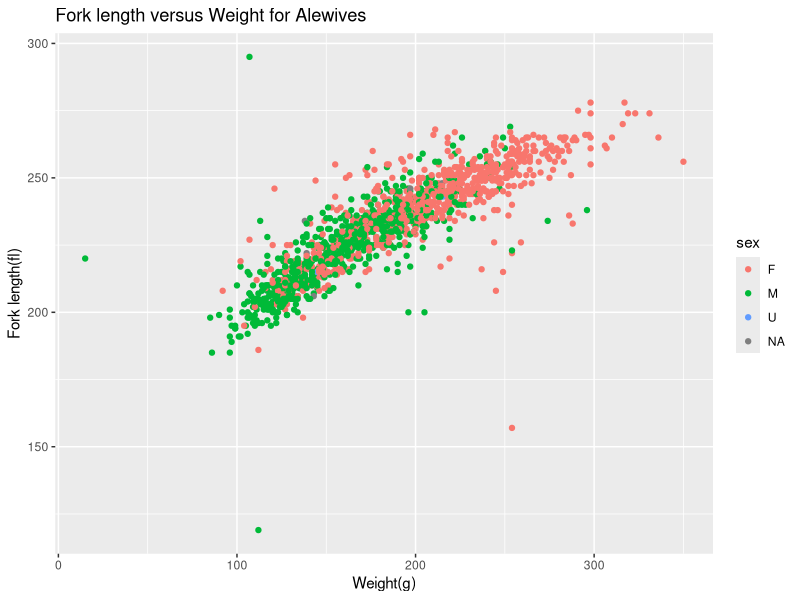
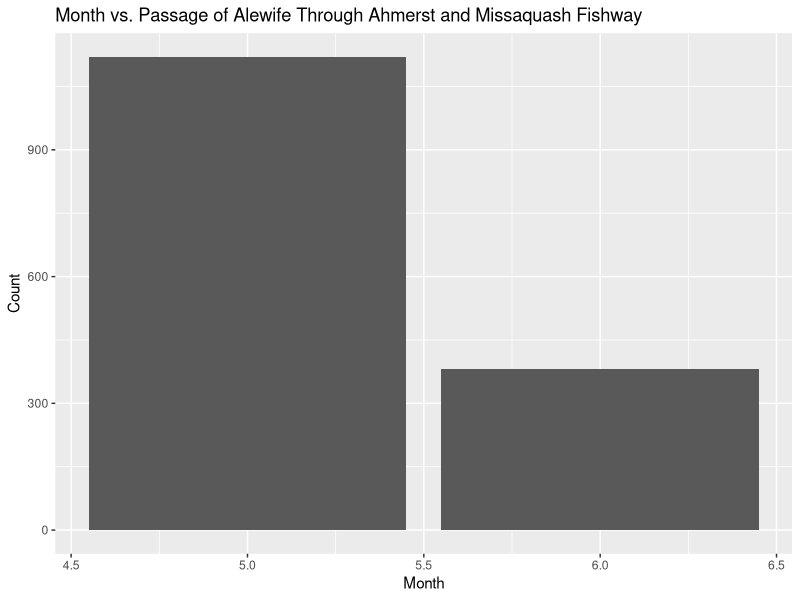
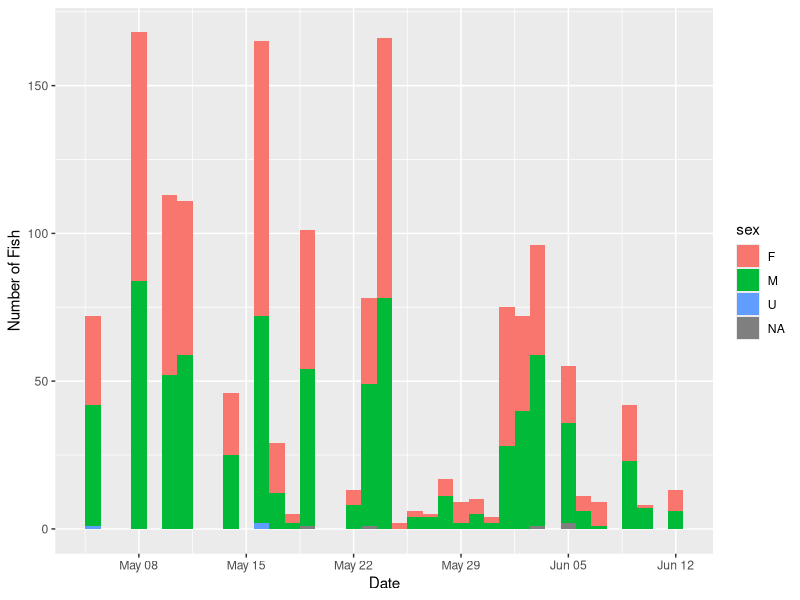
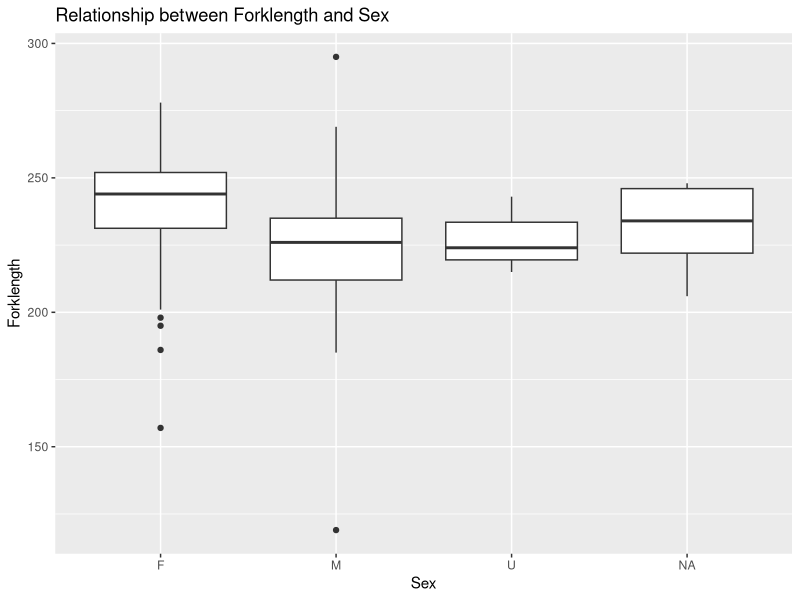

Source code (R) for these figures, in order:
## ---- chunk 1

## ---- chunk 2
knitr::opts_chunk$set(echo = TRUE)
## ---- chunk 3
library("tidyverse")

alewife17 <- read.csv("alewife13_17.csv", na = c("na", "NA"))
names(alewife17)

sapply(alewife17,class)



## ---- chunk 4

alewife17$pit <- as.character(alewife17$pit)
## ---- chunk 5
alewife17.df <- filter(alewife17, y==2017)
## ---- chunk 6

alewife17.df %>%
  count(sx)

## ---- chunk 7
aw.df <- mutate(alewife17.df, 
                sex = toupper(str_trim(sx)), 
                sex = ifelse(sex %in% c("-","?", "NA"), "U", sex))
# check
with(aw.df, table(sex, sx))
## ---- chunk 8
aw.df$sx <- NULL
## ---- chunk 9
aw.df <- mutate(aw.df,w = ifelse(w %in% c("na"), "NA", w))
View(aw.df)
## ---- chunk 10
ggplot(data= aw.df,mapping= aes(x=w,y=fl,colour=sex),position="jitter")+
  geom_point()+
  ggtitle("Fork length versus Weight for Alewives")+
  xlab("Weight(g)")+
  ylab("Fork length(fl)")

#can't get the x axis to work...
## ---- chunk 11
library(lubridate)

aw.df %>%
  mutate(month=month(m,label=TRUE)) %>%
  ggplot(aes(x=m))+
  geom_bar()+
  ggtitle("Month vs. Passage of Alewife Through Ahmerst and Missaquash Fishway")+
  xlab("Month")+
  ylab("Count")
## ---- chunk 12

aw.df <- aw.df %>%
  mutate(enter = make_date(y, m, d))

ggplot(aw.df, aes(enter))+
  geom_histogram(aes(fill = sex), binwidth = 1)+
  xlab("Date")+
  ylab("Number of Fish")

## ---- chunk 13
aw.df <- aw.df %>%
  mutate(length = ntile(fl, 10))

View(aw.df)
## ---- chunk 14
aw.df.2 <- mutate(aw.df,sex = ifelse(sex %in% c("NA"),"U", sex))
## ---- chunk 15



ggplot(data=aw.df.2,mapping=aes(x=sex,y=fl))+
  geom_boxplot()+
  ggtitle("Relationship between Forklength and Sex")+
  xlab("Sex")+
  ylab("Forklength")
